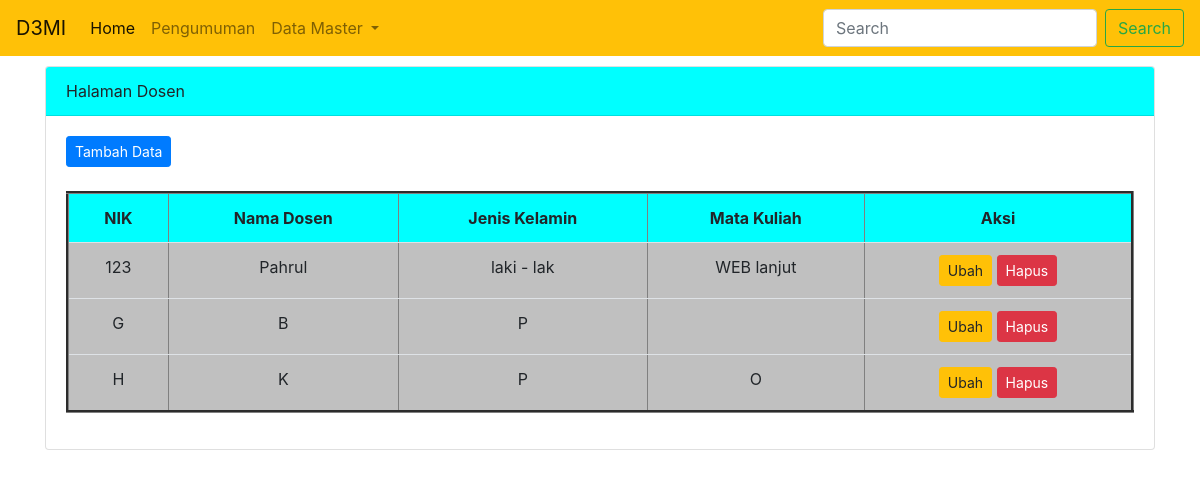
/index.php/admin/dosen, run on the app's committed database.
### tables this page shows
CREATE TABLE `dosen` (
  `nik` varchar(10) NOT NULL,
  `nama_dosen` varchar(50) NOT NULL,
  `jenis_kelamin` varchar(10) NOT NULL,
  `mata_kuliah` varchar(50) NOT NULL
);

### application/controllers/admin/Dosen.php (called while the page is built, shortened)
<?php
class Dosen extends CI_Controller {
	public function __construct()
	{
		$this->load->model('dosen_model');
	}
	public function index()
	{
		$data['judul']= 'Dosen';
		$data['sub_judul']= 'Halaman Dosen';
		$data['halaman']= 'admin/v_dosen';
		$data['isi_tabel'] = $this->dosen_model->all();
		$this->load->view('admin/v_template', $data);
	}
}

### index.php (called while the page is built, shortened)
<?php
require_once BASEPATH.'core/CodeIgniter.php';

### application/models/dosen_model.php (called while the page is built, shortened)
<?php
class dosen_model extends CI_Model {
public function all()
{
	return $this->db->get('dosen')->result();
}
}

### application/views/admin/v_dosen.php (the view)
<div class="col-md-12">
	<div class="card">
		<div class="card-header" style="background-color:aqua"> <?php echo $sub_judul; ?> </div>
		<div class="card-body">
		<a href="<?php echo site_url('admin/dosen/tambah') ?>" class="btn btn-primary btn-sm"> Tambah Data </a>
			<br>
			<br>
			<table class="table table-border" border="3px">
				<tr align="center" bgcolor="aqua">
					<th>NIK</th>
					<th>Nama Dosen</th>
					<th>Jenis Kelamin</th>
					<th>Mata Kuliah</th>
					<th>Aksi</th>
				</tr>
				<?php foreach ($isi_tabel as $key ) {
				 ?>
				<tr align="center" bgcolor="silver">
					<td><?php echo $key->nik; ?></td>
					<td><?php echo $key->nama_dosen; ?></td>
					<td><?php echo $key->jenis_kelamin; ?></td>
					<td><?php echo $key->mata_kuliah; ?></td>
					<td>
						<a href="" class="btn btn-warning btn-sm">Ubah</a>
						<a href="<?php echo site_url('admin/dosen/hapus/'.$key->nik); ?>" class="btn btn-danger btn-sm" onclick="return confirm('Apakah Anda Yakin Ingin Menghapus ?')" >Hapus</a>
					</td>
				</tr>
				<?php } ?>
			</table>
		</div>
	</div>
</div>

### data on the page
dosen: nik "123", nama_dosen "Pahrul", jenis_kelamin "laki - lak", mata_kuliah "WEB lanjut"
dosen: nik "G", nama_dosen "B", jenis_kelamin "P"
dosen: nik "H", nama_dosen "K", jenis_kelamin "P", mata_kuliah "O"

### other printed values
$sub_judul "Halaman Dosen"
